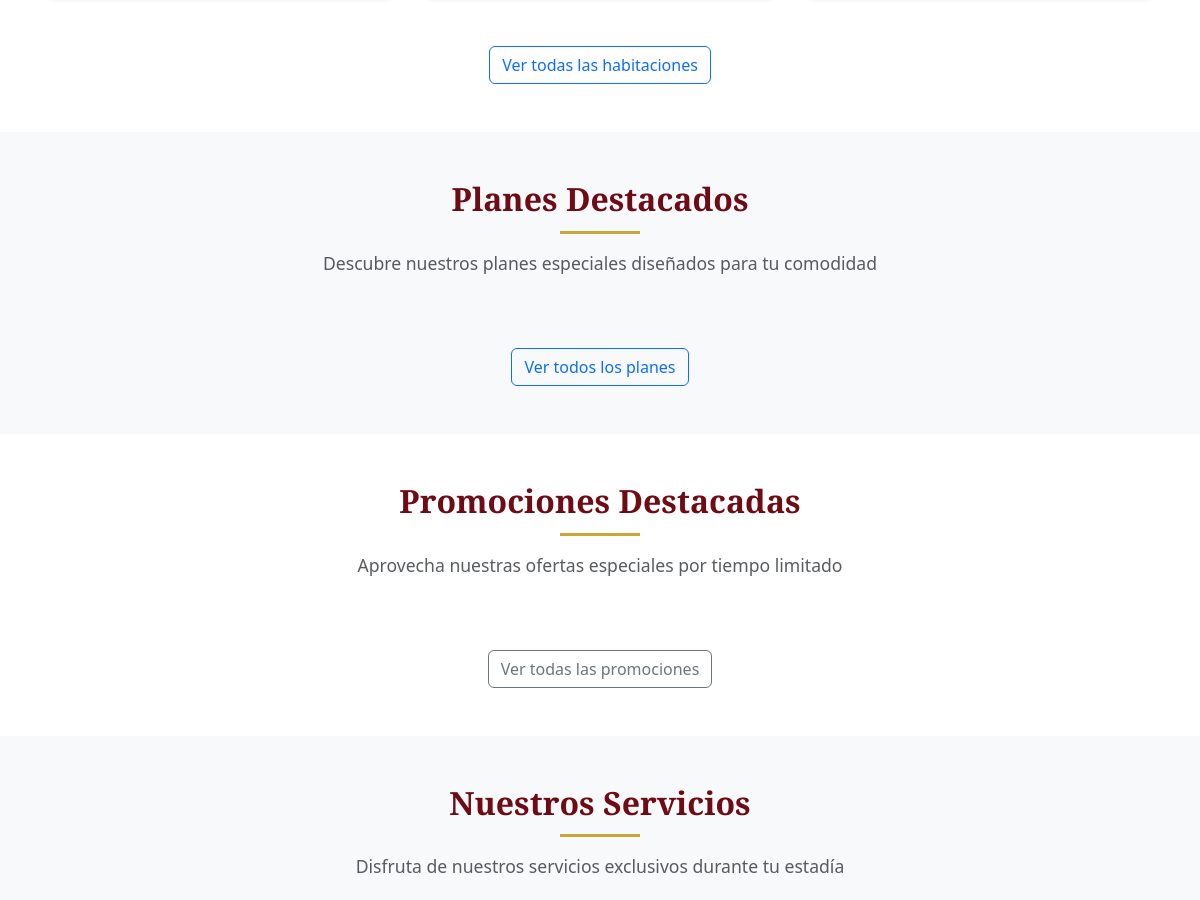
Before: / (middle part) with the older database file.
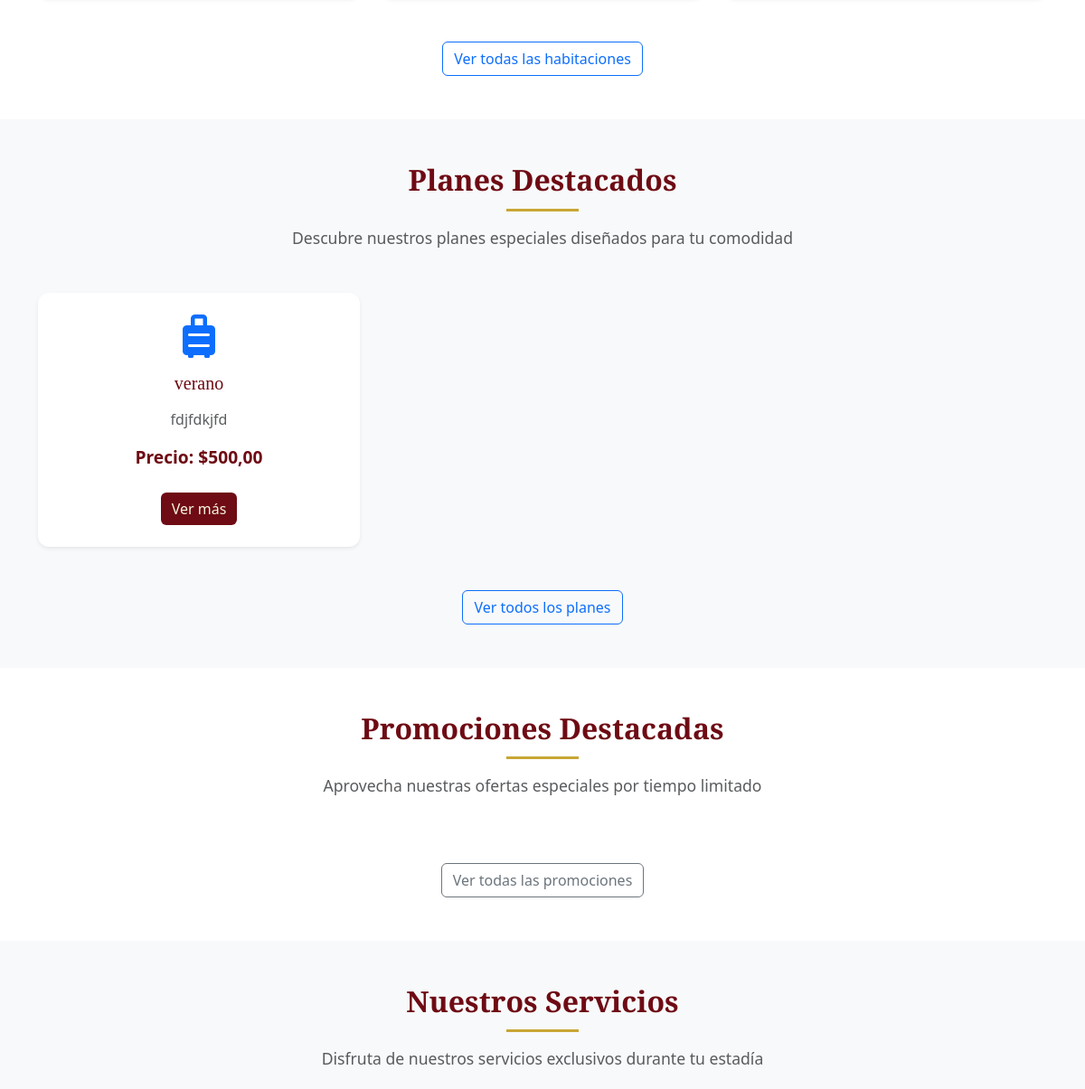
After: the same page with the newer database file.
### administracion/models.py (models this page shows, shortened)
class Plan(models.Model):
    nombre = models.CharField(max_length=100, unique=True)
    descripcion = models.TextField()
    precio = models.DecimalField(max_digits=10, decimal_places=2, validators=[MinValueValidator(0)])
    imagen = models.ImageField(upload_to='planes/', null=True, blank=True)
    habitacion = models.ForeignKey(Habitacion, on_delete=models.CASCADE)  # Habitación asociada al plan
    class Meta:
        ordering = ["nombre"]

### hotel/views.py (the view)
# urls.py: path('', views.index, name='index'),
def index(request):
    if 'numero_huespedes' in request.session:
        del request.session['numero_huespedes']
    if 'fecha_entrada' in request.session:
        del request.session['fecha_entrada']
    if 'fecha_salida' in request.session:
        del request.session['fecha_salida']
    if 'habitacion_id' in request.session:
        del request.session['habitacion_id']
    planes = Plan.objects.all()[:3]
    promociones = Promocion.objects.all()[:3]
    habitaciones = Habitacion.objects.all()[:6]
    servicios = Servicio.objects.all()  # Podés limitar con [:6] si querés
    context = {
        'planes': planes,
        'promociones': promociones,
        'habitaciones': habitaciones,
        'servicios': servicios
    }
    return render(request, 'index.html', context)

### administracion/permissions.py (called while the page is built, shortened)
def permisos_context(request):
    return {}

### hotel/templates/index.html (shortened to what this page needs)
{% extends 'base.html' %}
{% load static %}
{% block content %}
<section class="seccion-habitaciones py-5" id="habitaciones">
  <div class="container">
    <div class="text-center mt-5">
      <a href="{% url 'habitaciones_lista' %}" class="btn btn-outline-primary">Ver todas las habitaciones</a>
    </div>
  </div>
</section>
<section class="seccion-planes py-5 bg-light">
  <div class="container">
    <div class="section-header text-center mb-5">
      <h2 class="fw-bold">Planes Destacados</h2>
      <p class="text-muted">Descubre nuestros planes especiales diseñados para tu comodidad</p>
    </div>
    <div class="row g-4">
      {% for plan in planes %}
      <div class="col-md-4">
        <div class="card h-100 border-0 shadow-sm">
          <div class="card-body text-center p-4">
            <div class="icon-placeholder mb-3">
              <i class="fas fa-suitcase-rolling fa-3x text-primary"></i>
            </div>
            <h3 class="card-title h5 mb-3">{{ plan.nombre }}</h3>
            <p class="card-text text-muted mb-3">{{ plan.descripcion|truncatechars:100 }}</p>
            <p class="precio fw-bold mb-4">Precio: ${{ plan.precio }}</p>
            <a href="{% url 'detalle_plan' plan.id %}" class="btn btn-primary">Ver más</a>
          </div>
        </div>
      </div>
      {% endfor %}
    </div>
    <div class="text-center mt-5">
      <a href="{% url 'planes_y_promociones' %}" class="btn btn-outline-primary">Ver todos los planes</a>
    </div>
  </div>
</section>
<section class="seccion-promociones py-5">
  <div class="container">
    <div class="section-header text-center mb-5">
      <h2 class="fw-bold">Promociones Destacadas</h2>
      <p class="text-muted">Aprovecha nuestras ofertas especiales por tiempo limitado</p>
    </div>
    <div class="text-center mt-5">
      <a href="{% url 'planes_y_promociones' %}" class="btn btn-outline-secondary">Ver todas las promociones</a>
    </div>
  </div>
</section>
<section class="seccion-servicios py-5 bg-light">
  <div class="container">
    <div class="section-header text-center mb-5">
      <h2 class="fw-bold">Nuestros Servicios</h2>
      <p class="text-muted">Disfruta de nuestros servicios exclusivos durante tu estadía</p>
    </div>
  </div>
</section>
{% endblock %}

Changed rows visible on the page:
added Plan: nombre "verano", descripcion "fdjfdkjfd", precio "500,00"
